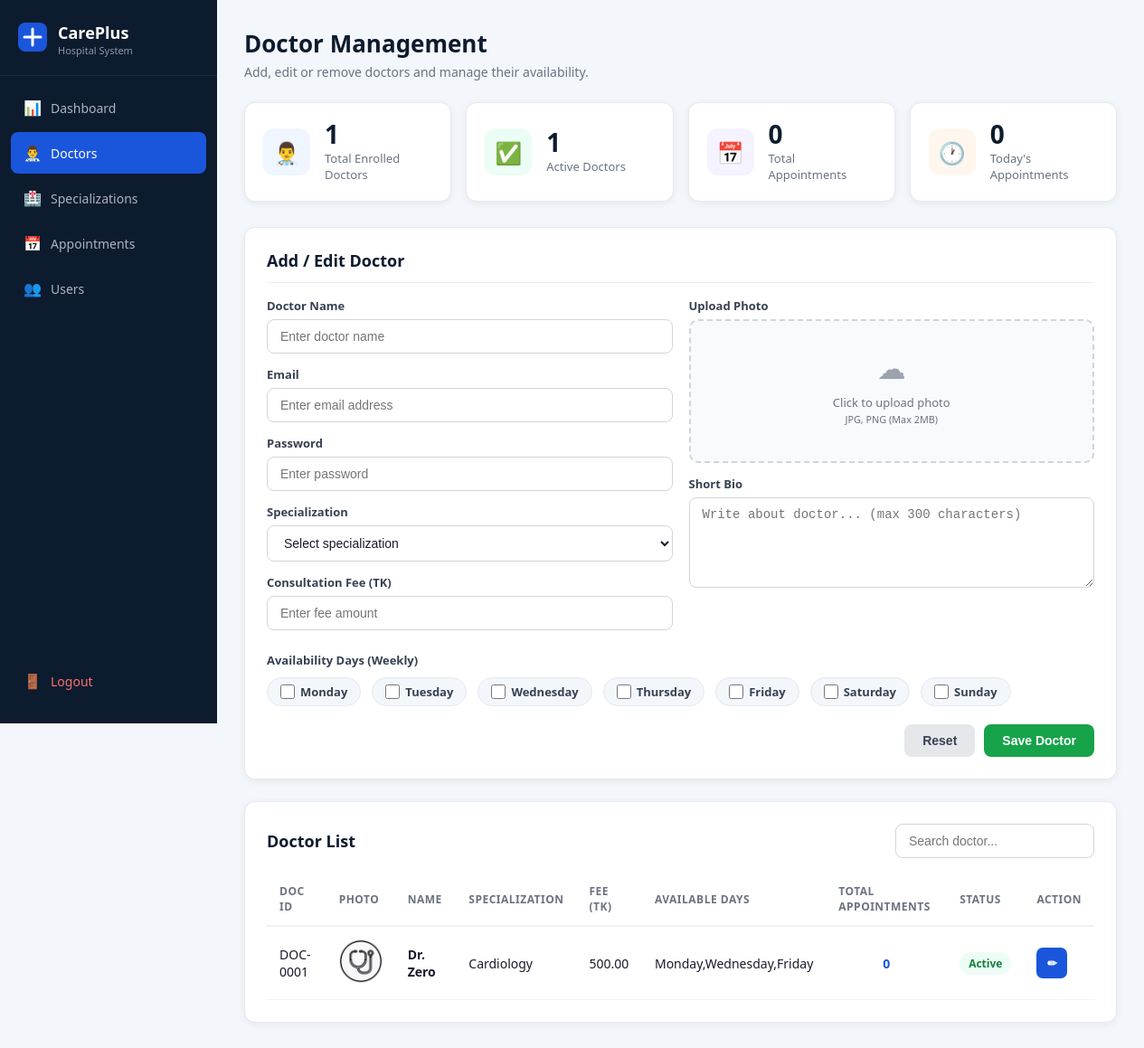
Screenshot of /View/AdminDoctorManagement.php (signed in) with the database file from the repository.
### tables this page shows
CREATE TABLE `doctors` (
  `doctor_id` int(11) NOT NULL,
  `user_id` int(11) NOT NULL,
  `specialization_id` int(11) NOT NULL,
  `doctor_bio` text DEFAULT NULL,
  `doctor_fee` decimal(10,2) NOT NULL,
  `doctor_photo` varchar(255) NOT NULL,
  `doctor_availability` varchar(100) NOT NULL,
  `doctor_created_at` timestamp NOT NULL DEFAULT current_timestamp()
);

CREATE TABLE `users` (
  `user_id` int(11) NOT NULL,
  `user_name` varchar(60) NOT NULL,
  `user_email` varchar(60) NOT NULL,
  `user_password` varchar(255) NOT NULL,
  `user_role` enum('Patient','Doctor','Admin') NOT NULL,
  `user_dob` date DEFAULT NULL,
  `user_bg` varchar(10) DEFAULT NULL,
  `user_phone` varchar(20) DEFAULT NULL,
  `user_is_active` tinyint(1) NOT NULL DEFAULT 1,
  `user_created_at` timestamp(1) NOT NULL DEFAULT current_timestamp(1)
);

CREATE TABLE `specializations` (
  `specialization_id` int(11) NOT NULL,
  `specialization_name` varchar(100) NOT NULL
);

### Model/DoctorModel.php (called while the page is built, shortened)
<?php
class DoctorModel {
    function getAllDoctors($conn) {
        $sql = "SELECT d.doctor_id, d.doctor_fee, d.doctor_availability, d.doctor_photo,
                       u.user_id, u.user_name, u.user_email, u.user_is_active,
                       s.specialization_name,
                       COUNT(a.appointment_id) AS total_appointments
                FROM doctors d
                JOIN users u ON d.user_id = u.user_id
                JOIN specializations s ON d.specialization_id = s.specialization_id
                LEFT JOIN appointments a ON d.doctor_id = a.doctor_id
                GROUP BY d.doctor_id, u.user_id, s.specialization_id
                ORDER BY d.doctor_id ASC";
        $result = $conn->query($sql);
        return $result;
    }
    function getDoctorStats($conn) {
        $sql = "SELECT
                    COUNT(d.doctor_id) AS total_doctors,
                    SUM(CASE WHEN u.user_is_active = 1 THEN 1 ELSE 0 END) AS active_doctors
                FROM doctors d
                JOIN users u ON d.user_id = u.user_id";
        $result = $conn->query($sql);
        return $result->fetch_assoc();
    }
}
?>

### Model/AppointmentModel.php (called while the page is built, shortened)
<?php
class AppointmentModel {
    function getTotalAppointmentCount($conn) {
        $sql = "SELECT COUNT(*) AS total FROM appointments";
        $result = $conn->query($sql);
        $row = $result->fetch_assoc();
        return $row['total'];
    }
    function getTodaysAppointmentCount($conn) {
        $today = date('Y-m-d');
        $sql = "SELECT COUNT(*) AS total FROM appointments WHERE appointment_date = '$today'";
        $result = $conn->query($sql);
        $row = $result->fetch_assoc();
        return $row['total'];
    }
}

### View/AdminDoctorManagement.php (the view, shortened to what this page needs)
<?php
include_once "../Config/Db.php";
include_once "../Model/DoctorModel.php";
include_once "../Model/AppointmentModel.php";
$db = new Db();
$conn = $db->connection();
$doctorModel = new DoctorModel();
$appointmentModel = new AppointmentModel();
$doctors         = $doctorModel->getAllDoctors($conn);
$stats           = $doctorModel->getDoctorStats($conn);
$totalAppts      = $appointmentModel->getTotalAppointmentCount($conn);
$todayAppts      = $appointmentModel->getTodaysAppointmentCount($conn);
$editingDoctor = null;
$selectedDays  = [];
$allDays    = ['Monday', 'Tuesday', 'Wednesday', 'Thursday', 'Friday', 'Saturday', 'Sunday'];
?>
<!DOCTYPE html>
<html lang="en">
<head>
    <link rel="stylesheet" href="Style.css">
</head>
<body>
<div class="layout">
    <?php include "AdminSidebar.php"; ?>
    <div class="main-content">
        <div class="page-header">
            <h1>Doctor Management</h1>
            <p>Add, edit or remove doctors and manage their availability.</p>
        </div>
        <div class="stats-row">
            <div class="stat-card">
                <div class="stat-icon blue">👨‍⚕️</div>
                <div>
                    <div class="stat-value"><?= $stats['total_doctors'] ?? 0 ?></div>
                    <div class="stat-label">Total Enrolled Doctors</div>
                </div>
            </div>
            <div class="stat-card">
                <div class="stat-icon green">✅</div>
                <div>
                    <div class="stat-value"><?= $stats['active_doctors'] ?? 0 ?></div>
                    <div class="stat-label">Active Doctors</div>
                </div>
            </div>
            <div class="stat-card">
                <div class="stat-icon purple">📅</div>
                <div>
                    <div class="stat-value"><?= $totalAppts ?></div>
                    <div class="stat-label">Total Appointments</div>
                </div>
            </div>
            <div class="stat-card">
                <div class="stat-icon orange">🕐</div>
                <div>
                    <div class="stat-value"><?= $todayAppts ?></div>
                    <div class="stat-label">Today's Appointments</div>
                </div>
            </div>
        </div>
        <div class="card">
            <div class="card-title"><?= $editingDoctor ? 'Edit Doctor' : 'Add / Edit Doctor' ?></div>
            <form action="../Controller/DoctorManagementController.php" method="POST"
                  enctype="multipart/form-data" id="doctorForm">
                <div class="form-grid">
                    <div>
                        <div class="form-group" style="margin-bottom:14px;">
                            <label>Doctor Name</label>
                            <input type="text" name="user_name" class="form-control"
                                   placeholder="Enter doctor name"
                                   value="<?= htmlspecialchars($editingDoctor['user_name'] ?? '') ?>" required>
                        </div>
                        <div class="form-group" style="margin-bottom:14px;">
                            <label>Email</label>
                            <input type="email" name="user_email" class="form-control"
                                   placeholder="Enter email address"
                                   value="<?= htmlspecialchars($editingDoctor['user_email'] ?? '') ?>" required>
                        </div>
                        <div class="form-group" style="margin-bottom:14px;">
                            <label>Password <?= $editingDoctor ? '(leave blank to keep current)' : '' ?></label>
                            <input type="password" name="user_password" class="form-control"
                                   placeholder="Enter password" <?= $editingDoctor ? '' : 'required' ?>>
                        </div>
                        <div class="form-group" style="margin-bottom:14px;">
                            <label>Specialization</label>
                            <select name="specialization_id" class="form-control" required>
                                <option value="">Select specialization</option>
                            </select>
                        </div>
                        <div class="form-group" style="margin-bottom:14px;">
                            <label>Consultation Fee (TK)</label>
                            <input type="number" name="doctor_fee" class="form-control"
                                   placeholder="Enter fee amount" min="1" step="0.01"
                                   value="<?= htmlspecialchars($editingDoctor['doctor_fee'] ?? '') ?>" required>
                        </div>
                    </div>
                    <div>
                        <div class="form-group" style="margin-bottom:14px;">
                            <label>Upload Photo</label>
                            <div class="photo-upload-box" onclick="document.getElementById('photoInput').click()">
                                <div class="photo-upload-icon">☁</div>
                                <div class="photo-upload-text">
                                    Click to upload photo<br>
                                    <small>JPG, PNG (Max 2MB)</small>
                                </div>
                            </div>
                        </div>
                        <div class="form-group" style="margin-bottom:14px;">
                            <label>Short Bio</label>
                            <textarea name="doctor_bio" class="form-control"
                                      placeholder="Write about doctor... (max 300 characters)"
                                      maxlength="300"><?= htmlspecialchars($editingDoctor['doctor_bio'] ?? '') ?></textarea>
                        </div>
                    </div>
                </div>
                <div class="form-group" style="margin-top:10px;">
                    <label>Availability Days (Weekly)</label>
                    <div class="checkbox-group">
                        <?php foreach ($allDays as $day): ?>
                            <label class="checkbox-item">
                                <input type="checkbox" name="availability_days[]" value="<?= $day ?>"
                                       <?= in_array($day, $selectedDays) ? 'checked' : '' ?>>
                                <?= $day ?>
                            </label>
                        <?php endforeach; ?>
                    </div>
                </div>
                <div class="form-actions">
                    <button type="button" class="btn btn-secondary" onclick="resetDoctorForm()">Reset</button>
                    <button type="submit" class="btn btn-success">
                        <?= $editingDoctor ? 'Update Doctor' : 'Save Doctor' ?>
                    </button>
                </div>
            </form>
        </div>
        <div class="card">
            <div style="display:flex; justify-content:space-between; align-items:center; margin-bottom:16px;">
                <div class="card-title" style="margin-bottom:0; border:none; padding:0;">Doctor List</div>
                <input type="text" id="doctorSearch" class="form-control"
                       placeholder="Search doctor..." style="max-width:220px;"
                       onkeyup="searchTable('doctorSearch', 'doctorTable')">
            </div>
            <div class="table-wrap">
                <table id="doctorTable">
                    <thead>
                        <tr>
                            <th>DOC ID</th>
                            <th>Photo</th>
                            <th>Name</th>
                            <th>Specialization</th>
                            <th>Fee (TK)</th>
                            <th>Available Days</th>
                            <th>Total Appointments</th>
                            <th>Status</th>
                            <th>Action</th>
                        </tr>
                    </thead>
                    <tbody>
                        <?php
                        if ($doctors && $doctors->num_rows > 0) {
                            while ($row = $doctors->fetch_assoc()) {
                                $statusBadge = $row['user_is_active']
                                    ? '<span class="badge badge-active">Active</span>'
                                    : '<span class="badge badge-inactive">Inactive</span>';
                                $photoSrc = !empty($row['doctor_photo'])
                                    ? '../' . $row['doctor_photo']
                                    : '../Asset/Public/Uploads/Doctors/default.png';
                                ?>
                                <tr>
                                    <td><?= 'DOC-' . str_pad($row['doctor_id'], 4, '0', STR_PAD_LEFT) ?></td>
                                    <td>
                                        <img src="<?= htmlspecialchars($photoSrc) ?>"
                                             class="doctor-avatar" alt="Photo">
                                    </td>
                                    <td><strong><?= htmlspecialchars($row['user_name']) ?></strong></td>
                                    <td><?= htmlspecialchars($row['specialization_name']) ?></td>
                                    <td><?= htmlspecialchars($row['doctor_fee']) ?></td>
                                    <td><?= htmlspecialchars($row['doctor_availability']) ?></td>
                                    <td style='text-align:center; font-weight:600; color:#1a56db;'><?= $row['total_appointments'] ?></td>
                                    <td><?= $statusBadge ?></td>
                                    <td>
                                        <div id="doc-actions-<?= $row['doctor_id'] ?>">
                                            <a href="?edit_id=<?= $row['doctor_id'] ?>"
                                               class="btn btn-sm btn-primary btn-icon" title="Edit"
                                               onclick="return expandDocActions(event, <?= $row['doctor_id'] ?>)">✏</a>
                                        </div>
                                    </td>
                                </tr>
                                <?php
                            }
                        } else {
                            echo "<tr><td colspan='8' style='text-align:center; color:#6b7280; padding:30px;'>No doctors found.</td></tr>";
                        }
                        ?>
                    </tbody>
                </table>
            </div>
        </div>
    </div>
</div>
</body>
</html>

### rows the page displays
doctors: doctor_id "0001", doctor_photo (placeholder picture), user.user_name "Dr. Zero", specialization.specialization_name "Cardiology", doctor_fee "500.00", doctor_availability "Monday,Wednesday,Friday", total_appointments "0"

### other values shown
$stats['total_doctors'] "1"
$stats['active_doctors'] "1"
$totalAppts "0"
$todayAppts "0"
$day "Monday"
$day "Tuesday"
$day "Wednesday"
$day "Thursday"
$day "Friday"
$day "Saturday"
$day "Sunday"
